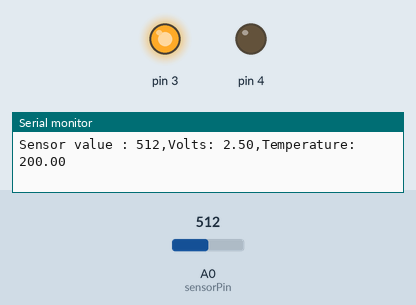
Simulated run of this sketch. Board: Arduino Uno, built with avr-gcc and run on an emulated ATmega328P. Parts: output pins drawn as LEDs (lit = HIGH), the last lines printed to the serial monitor. The inputs (shaded band) are chosen by the test bench; at power-on: A0 (sensorPin) = 512.

Above: at 2.8 s.
2.9 s: A0 (sensorPin) set to 170
5.6 s: A0 (sensorPin) set to 140
At 7.3 s:
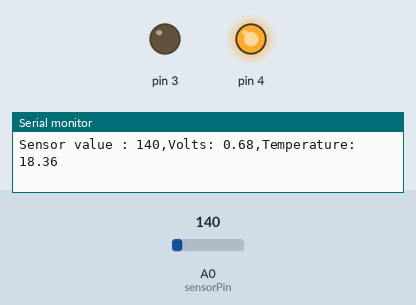
8.3 s: A0 (sensorPin) set to 306
At 10.4 s:
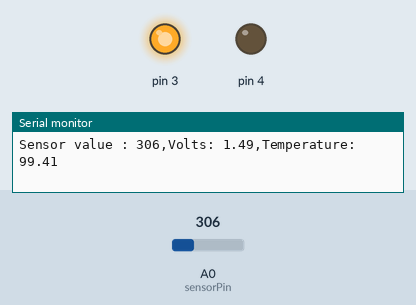
11.5 s: A0 (sensorPin) set to 122
At 13.2 s:
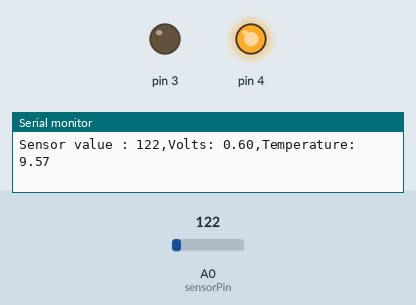
Timing chart, 0 to 14.7 s (numbered marks = the images above; inputs shaded):
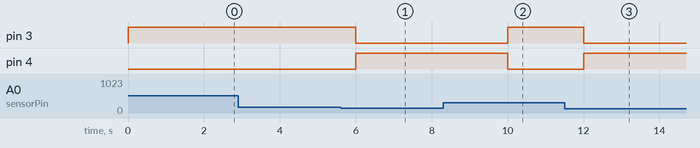

Measured:
- the behaviour switches between 156 and 155 on A0 (sensorPin) (found by bisection; images 0 and 1)
- after the input at 5.6 s, pin 3: HIGH → LOW after 0.41 s; pin 4: LOW → HIGH after 0.41 s
- after the input at 8.3 s, pin 3: LOW → HIGH after 1.7 s; pin 4: HIGH → LOW after 1.7 s
- after the input at 11.5 s, pin 3: HIGH → LOW after 0.51 s; pin 4: LOW → HIGH after 0.51 s

The sketch:

Projet3.ino
```cpp
const int sensorPin=A0;
const float baselineTemp=20.0;
void setup(){
 pinMode(3,OUTPUT);
 pinMode(4,OUTPUT);
 Serial.begin(9600);
}

void loop(){
 int sensorVal=analogRead(sensorPin);
 Serial.print("Sensor value : ");
 Serial.print(sensorVal);

 float volt=(sensorVal/1024.0)*5.0;
 Serial.print(",Volts: ");
 Serial.print(volt);

 float temperature=(volt - .5)*100;
 Serial.print(",Temperature: ");
 Serial.println(temperature);
 if (temperature > 26.00){
   digitalWrite(3, HIGH);
   digitalWrite(4,LOW);
 }else{
   digitalWrite(4,HIGH);
   digitalWrite(3,LOW);
 }
 delay(2000);
}
```
